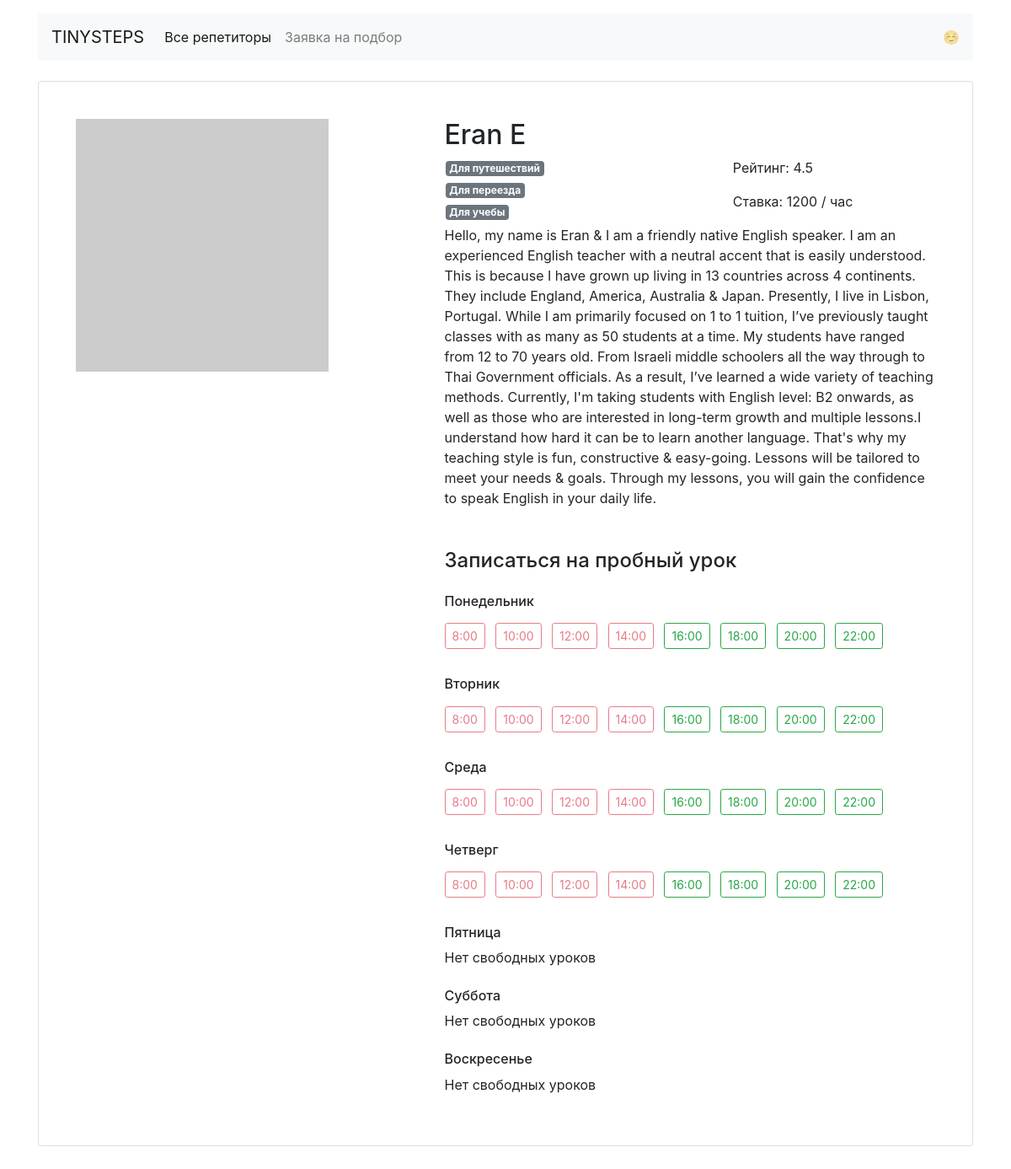
The app's page /profiles/6/ with its own data.
### app.py (models this page shows)
class Teacher(db.Model):
    __tablename__ = 'teachers'
    id = db.Column(db.Integer, primary_key=True)
    name = db.Column(db.String(100))
    about = db.Column(db.Text)
    rating = db.Column(db.Float)
    picture = db.Column(db.String(100))
    price = db.Column(db.Integer)
    free = db.Column(db.UnicodeText)
    booking = db.relationship("Booking", back_populates = 'teacher')
    goals = db.relationship("Goal", secondary=teachers_goals_association, back_populates="teachers")

class Goal(db.Model):
    __tablename__ = 'goals'
    id = db.Column(db.Integer, primary_key=True)
    code = db.Column(db.String(10), nullable=False)
    goal = db.Column(db.String(100))
    teachers = db.relationship("Teacher", secondary=teachers_goals_association, back_populates="goals")

### app.py (the view)
@app.route('/profiles/<int:teacher_id>/')
def render_profiles_item(teacher_id):
    teacher = Teacher.query.get_or_404(teacher_id)
    return render_template('profile.html', t=teacher, weekdays=WEEKDAYS, timetable=json.loads(teacher.free))

### templates/profile.html
{% extends 'base.html' %}
{% block container %}
    <div class="card my-4 mx-auto">
        <div class="card-body m-2 m-md-4">
            <article class="row">
                <div class="col-5"><img src="{{ t.picture }}" class="img-fluid" alt=""></div>
                <div class="col-7">
                    <section class="teacher=info">
                        <h1 class="h2">{{ t.name }}</h1>
                        <div class="row">
                            <div class="col-7">
                                {% for goal in t.goals %}
                                    <div class="row">
                                        <span class="badge badge-secondary mx-3 my-1">{{ goal.goal }} </span>
                                    </div>
                                {% endfor %}
                            </div>
                            <div>
                                <p>Рейтинг: {{ t.rating }} </p>
                                <p>Ставка: {{ t.price }} / час</p>
                            </div>
                        </div>
                        <p>{{ t.about }}</p>
                    </section>
                    <section class="available">
                        <h4 class="mb-4 mt-5">Записаться на пробный урок</h4>
                        {% for day in weekdays %}
                            <h6 class="mt-4">{{ day[1] }} </h6>
                            {% if True in (timetable[day[0]]).values() %}
                                {% for hour, status in (timetable[day[0]]).items() %}
          {% if status %}
              <a href="{{ url_for('render_booking_item', teacher_id=t.id, weekday= day[0], time = hour ) }}" class="btn btn-outline-success btn-sm mr-2 my-2">{{ hour }}</a>
          {% else %}
                <a href="#" class="btn btn-outline-danger btn-sm mr-2 my-2 disabled">{{hour}}</a>
          {% endif %}
                                {% endfor %}
                            {% else %}
                                <p>Нет свободных уроков</p>
                            {% endif %}
                        {% endfor %}
                    </section>
                </div>
            </article>
        </div>
    </div>
{% endblock %}

### records on screen
Teacher: name "Eran E", rating "4.5", price "1200", about "Hello, my name is Eran & I am a friendly native English speaker. I am an experienced English teacher with a neutral accent that is easily understood. This is because I have grown up living in 13 countries across 4 continents. They include England, America, Australia & Japan. Presently, I live in Lisbon, Portugal. While I am primarily focused on 1 to 1 tuition, I’ve previously taught classes with as many as 50 students at a time. My students have ranged from 12 to 70 years old. From Israeli middle schoolers all the way through to Thai Government officials. As a result, I’ve learned a wide variety of teaching methods. Currently, I'm taking students with English level: B2 onwards, as well as…"
Goal: goal "Для путешествий"
Goal: goal "Для переезда"
Goal: goal "Для учебы"

### other values on screen
{{ day[1] }} "Понедельник" "Вторник" "Среда" "Четверг" "Пятница" "Суббота" "Воскресенье"
{{ hour }} "8:00" "10:00" "12:00" "14:00" "8:00" "10:00" "12:00" "14:00" "8:00" "10:00" "12:00" "14:00" "8:00" "10:00" "12:00" "14:00"
{{ hour }} "16:00" "18:00" "20:00" "22:00" "16:00" "18:00" "20:00" "22:00" "16:00" "18:00" "20:00" "22:00" "16:00" "18:00" "20:00" "22:00"
